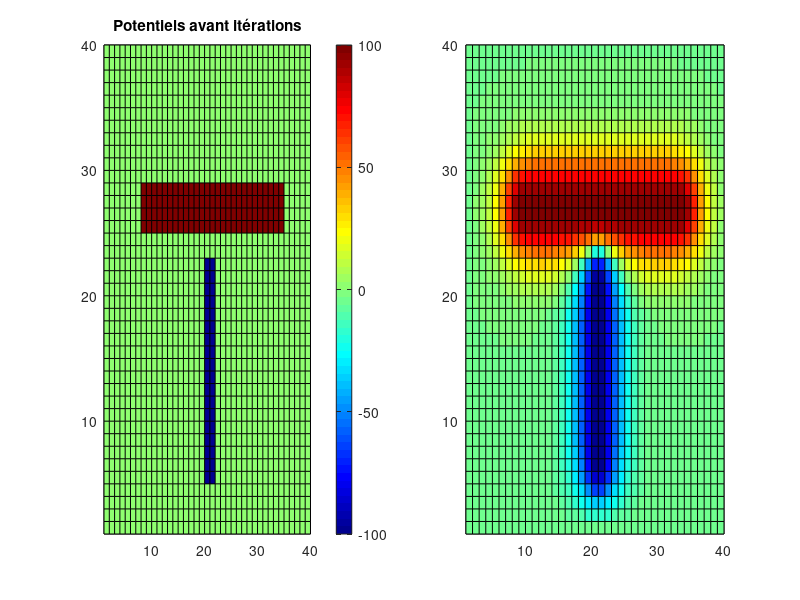

The MATLAB source for this figure: (Note: this script raises an error after producing the figure.)
% Resolution equation de Laplace
%
clear
close all
clc

%% Dimensions / maillage
dx=1; % cm
dy=1; % cm
Nx = 40;
Ny = 40;

%% Potentiels / sources
v0 = 0; % condition aux limites (en V)
v1 = 100; % conducteur 1
v2 = -100; % conducteur 2

% Initialisation la matrice de calcul
V = zeros(Nx,Ny); % mettre toute la matrice a zero

%% Sources
V(25:28, 8:34) = v1; % Conducteur 1
V(5:22, 20:21) = v2; % Conducteur 2
figure(1)
subplot(1, 2, 1);
pcolor(V)
title("Potentiels avant itérations")

% Changer la palette de couleurs
colormap(jet)  % Palette allant du bleu au rouge
colorbar;  % Ajouter une barre de couleur

%% Calcul itératif
Iter=20;
ii=2:Nx-1;
jj=2:Ny-1;

for k=1:Iter
    % Conditions aux limites
    V(1,:) = v0;    % Première colone à zéro
    V(Nx,:) = v0;   % Dernière colone à zéro
    V(:,1) = v0;    % Première ligne à zéro
    V(:,Ny) = v0;   % Dernière ligne à zéro

    % Sources
    V(25:28, 8:34) = v1; % Conducteur 1
    V(5:22, 20:21) = v2; % Conducteur 2

    % Equation de calcul
    V(ii,jj)=0.25*( V(ii+1,jj) + V(ii-1,jj) + V(ii,jj+1) + V(ii,jj-1) );
end

%% Figure
subplot(1, 2, 2);
pcolor(V)
title("Potentiels après "+ Iter +" itérations")

% Changer la palette de couleurs
colormap(jet)  % Palette allant du bleu au rouge
colorbar;  % Ajouter une barre de couleur
